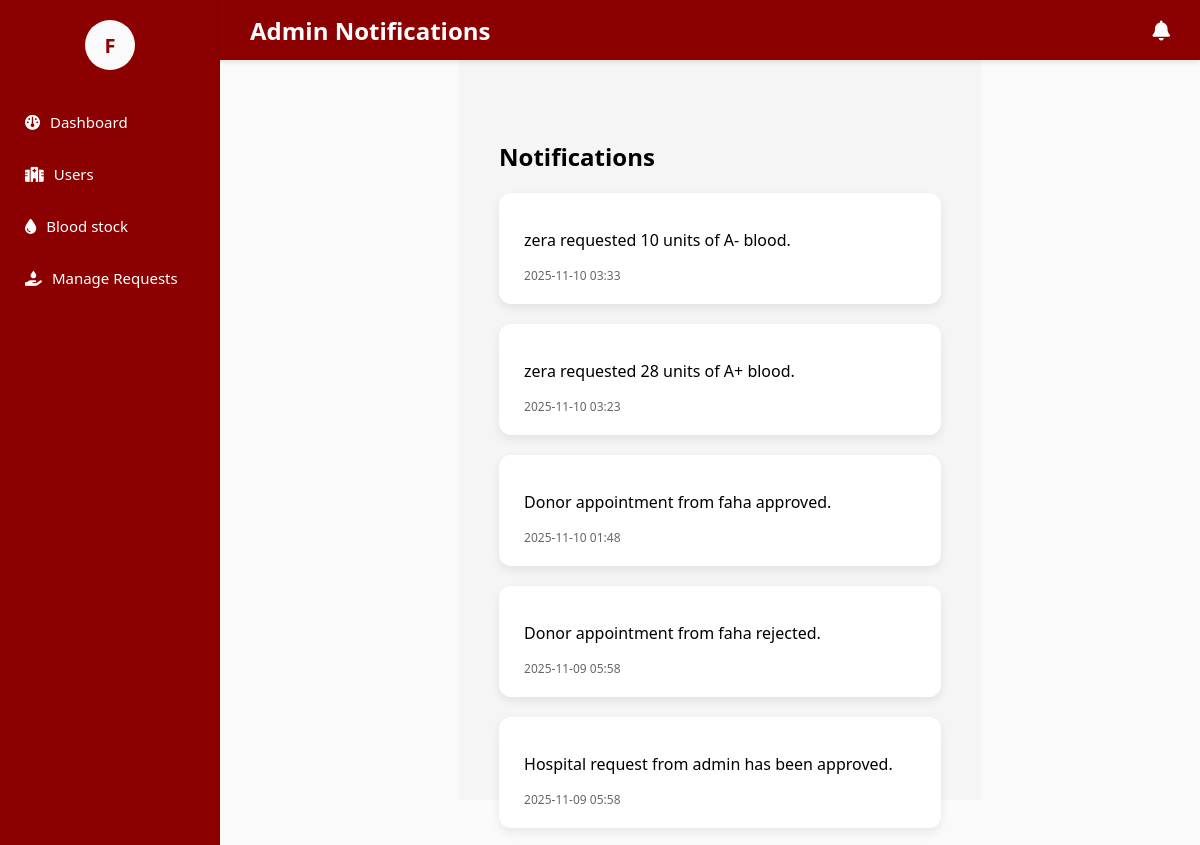
/dashboard/admin_notifications/ (signed in, upper part), run on an earlier commit of the app's database.
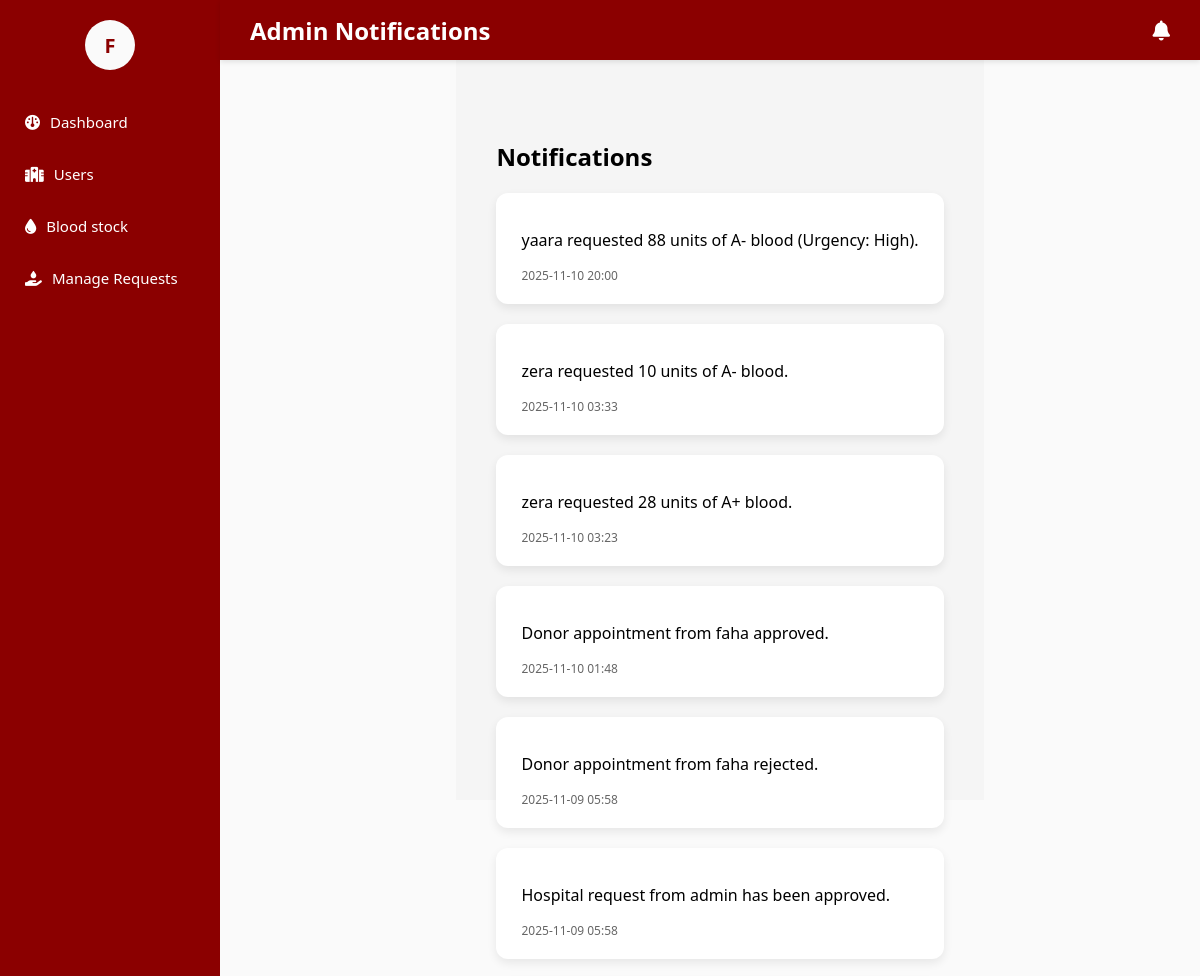
And on a later commit of the database.
### blood_bank_app/models.py (models this page shows, shortened)
class AdminNotification(models.Model):
    user = models.ForeignKey(User, on_delete=models.CASCADE, null=True, blank=True)  # ✅ added
    message = models.TextField()
    created_at = models.DateTimeField(auto_now_add=True)
    is_read = models.BooleanField(default=False)

### blood_bank_app/views.py (the view)
# urls.py: path('dashboard/admin_notifications/', views.admin_notifications, name='admin_notifications'),
@login_required
def admin_notifications(request):
    notifications = AdminNotification.objects.all().order_by('-created_at')
    unread_notifications = notifications.filter(is_read=False)
    unread_notifications.update(is_read=True)
    context = {
        'notifications': notifications,
    }
    return render(request, 'dashboard/admin_notifications.html', context)

### blood_bank_app/templates/dashboard/admin_notifications.html (shortened to what this page needs)
{% extends "master.html" %}
{% load static %}
{% block content %}
<div class="sidebar">
    <div class="profile-container">
        <div class="profile-icon" onclick="toggleProfile()">
            {{ request.user.username|slice:":1"|upper }}
        </div>
    </div>
    <a href="{% url 'admin_dashboard' %}"><i class="fa-solid fa-gauge"></i> Dashboard</a>
    <a href="{% url 'users' %}"><i class="fa-solid fa-hospital"></i> Users</a>
    <a href="{% url 'blood_stock_dashboard' %}"><i class="fa-solid fa-droplet"></i> Blood stock</a>
    <a href="{% url 'manage_requests' %}" class="active"><i class="fa-solid fa-hand-holding-droplet"></i> Manage Requests</a>
</div>
<div class="topbar">
    <span>Admin Notifications</span>
    <div class="topbar-icons">
        <a href="{% url 'admin_notifications' %}" class="notification-icon" title="Notifications">
            <i class="fa-solid fa-bell"></i>
        </a>
    </div>
</div>
<div class="section">
    <h2>Notifications</h2>
    <div class="notif-list">
        {% for notif in notifications %}
            <div class="notif-item {% if not notif.is_read %}unread{% endif %}">
                <p>{{ notif.message }}</p>
                <span class="notif-time">{{ notif.created_at|date:"Y-m-d H:i" }}</span>
            </div>
        {% empty %}
            <p>No notifications yet.</p>
        {% endfor %}
    </div>
</div>
<link rel="stylesheet" href="https://cdnjs.cloudflare.com/ajax/libs/font-awesome/6.5.0/css/all.min.css">
{% endblock %}

What changed in the data, as far as the page shows it:
added AdminNotification: message "yaara requested 88 units of A- blood (Urgency: High).", created_at "2025-11-10 20:00"
